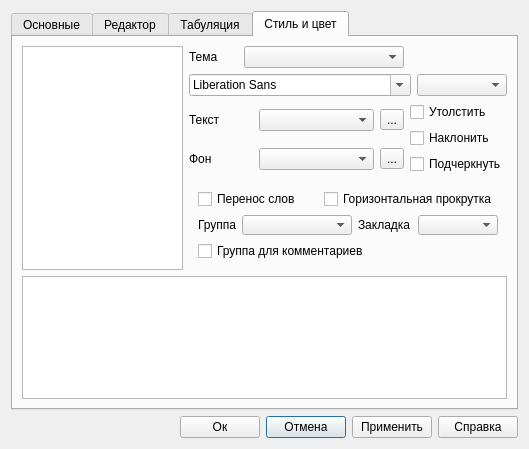
<?xml version="1.0" encoding="UTF-8"?>
<ui version="4.0">
 <class>ViewPreferencesDialog</class>
 <widget class="QDialog" name="ViewPreferencesDialog">
  <property name="geometry">
   <rect>
    <x>0</x>
    <y>0</y>
    <width>499</width>
    <height>449</height>
   </rect>
  </property>
  <property name="windowTitle">
   <string>Настройки</string>
  </property>
  <layout class="QGridLayout" name="gridLayout">
   <item row="1" column="2">
    <widget class="QPushButton" name="buttonCancel">
     <property name="text">
      <string>Отмена</string>
     </property>
    </widget>
   </item>
   <item row="1" column="3">
    <widget class="QPushButton" name="buttonApply">
     <property name="text">
      <string>Применить</string>
     </property>
    </widget>
   </item>
   <item row="1" column="4">
    <widget class="QPushButton" name="buttonHelp">
     <property name="text">
      <string>Справка</string>
     </property>
    </widget>
   </item>
   <item row="1" column="0">
    <spacer name="horizontalSpacer">
     <property name="orientation">
      <enum>Qt::Horizontal</enum>
     </property>
     <property name="sizeHint" stdset="0">
      <size>
       <width>149</width>
       <height>20</height>
      </size>
     </property>
    </spacer>
   </item>
   <item row="1" column="1">
    <widget class="QPushButton" name="buttonOk">
     <property name="text">
      <string>Ок</string>
     </property>
    </widget>
   </item>
   <item row="0" column="0" colspan="5">
    <widget class="QTabWidget" name="tabWidget">
     <property name="currentIndex">
      <number>3</number>
     </property>
     <widget class="QWidget" name="tab_1">
      <property name="accessibleName">
       <string/>
      </property>
      <attribute name="title">
       <string>Основные</string>
      </attribute>
      <layout class="QGridLayout" name="gridLayout_2">
       <item row="0" column="0">
        <layout class="QVBoxLayout" name="verticalLayout_2">
         <item>
          <widget class="QGroupBox" name="groupBox">
           <property name="title">
            <string>Привязка к расширению</string>
           </property>
           <widget class="QCheckBox" name="checkBox">
            <property name="geometry">
             <rect>
              <x>10</x>
              <y>20</y>
              <width>281</width>
              <height>17</height>
             </rect>
            </property>
            <property name="text">
             <string>Установить привязку для файла проекта (*.rdox)</string>
            </property>
           </widget>
           <widget class="QCheckBox" name="checkBox_2">
            <property name="geometry">
             <rect>
              <x>10</x>
              <y>40</y>
              <width>141</width>
              <height>17</height>
             </rect>
            </property>
            <property name="text">
             <string>Проверять в будущем</string>
            </property>
           </widget>
          </widget>
         </item>
         <item>
          <spacer name="verticalSpacer_3">
           <property name="orientation">
            <enum>Qt::Vertical</enum>
           </property>
           <property name="sizeType">
            <enum>QSizePolicy::Maximum</enum>
           </property>
           <property name="sizeHint" stdset="0">
            <size>
             <width>20</width>
             <height>10</height>
            </size>
           </property>
          </spacer>
         </item>
         <item>
          <widget class="QCheckBox" name="checkBox_3">
           <property name="text">
            <string>Открывать последний проект при старте</string>
           </property>
          </widget>
         </item>
         <item>
          <widget class="QCheckBox" name="checkBox_4">
           <property name="text">
            <string>Показывать полное имя проекта в заголовке</string>
           </property>
          </widget>
         </item>
        </layout>
       </item>
       <item row="1" column="0">
        <spacer name="verticalSpacer_2">
         <property name="orientation">
          <enum>Qt::Vertical</enum>
         </property>
         <property name="sizeType">
          <enum>QSizePolicy::Minimum</enum>
         </property>
         <property name="sizeHint" stdset="0">
          <size>
           <width>20</width>
           <height>220</height>
          </size>
         </property>
        </spacer>
       </item>
      </layout>
     </widget>
     <widget class="QWidget" name="tab_2">
      <attribute name="title">
       <string>Редактор</string>
      </attribute>
      <layout class="QVBoxLayout" name="verticalLayout">
       <item>
        <layout class="QHBoxLayout" name="horizontalLayout">
         <item>
          <widget class="QGroupBox" name="groupBoxAutoComplete">
           <property name="sizePolicy">
            <sizepolicy hsizetype="Expanding" vsizetype="Expanding">
             <horstretch>0</horstretch>
             <verstretch>0</verstretch>
            </sizepolicy>
           </property>
           <property name="minimumSize">
            <size>
             <width>200</width>
             <height>100</height>
            </size>
           </property>
           <property name="title">
            <string>Авто-завершение</string>
           </property>
           <widget class="QCheckBox" name="checkBoxCodeCompUse">
            <property name="geometry">
             <rect>
              <x>10</x>
              <y>20</y>
              <width>171</width>
              <height>17</height>
             </rect>
            </property>
            <property name="sizePolicy">
             <sizepolicy hsizetype="Expanding" vsizetype="Fixed">
              <horstretch>0</horstretch>
              <verstretch>0</verstretch>
             </sizepolicy>
            </property>
            <property name="text">
             <string>Включить</string>
            </property>
           </widget>
           <widget class="QRadioButton" name="radioButtonFullList">
            <property name="geometry">
             <rect>
              <x>20</x>
              <y>50</y>
              <width>131</width>
              <height>17</height>
             </rect>
            </property>
            <property name="text">
             <string>Полный список</string>
            </property>
           </widget>
           <widget class="QRadioButton" name="radioButtonNearestWords">
            <property name="geometry">
             <rect>
              <x>20</x>
              <y>70</y>
              <width>171</width>
              <height>17</height>
             </rect>
            </property>
            <property name="sizePolicy">
             <sizepolicy hsizetype="Expanding" vsizetype="Fixed">
              <horstretch>0</horstretch>
              <verstretch>0</verstretch>
             </sizepolicy>
            </property>
            <property name="text">
             <string>Только ближайшие слова</string>
            </property>
           </widget>
          </widget>
         </item>
         <item>
          <widget class="QGroupBox" name="groupBoxLeft">
           <property name="sizePolicy">
            <sizepolicy hsizetype="Expanding" vsizetype="Expanding">
             <horstretch>0</horstretch>
             <verstretch>0</verstretch>
            </sizepolicy>
           </property>
           <property name="minimumSize">
            <size>
             <width>200</width>
             <height>100</height>
            </size>
           </property>
           <property name="title">
            <string>Слева</string>
           </property>
           <widget class="QCheckBox" name="checkBoxMarginFold">
            <property name="geometry">
             <rect>
              <x>10</x>
              <y>20</y>
              <width>281</width>
              <height>17</height>
             </rect>
            </property>
            <property name="text">
             <string>Выводить группы</string>
            </property>
           </widget>
           <widget class="QCheckBox" name="checkBoxMarginBookmark">
            <property name="geometry">
             <rect>
              <x>10</x>
              <y>40</y>
              <width>281</width>
              <height>17</height>
             </rect>
            </property>
            <property name="text">
             <string>Выводить закладки</string>
            </property>
           </widget>
           <widget class="QCheckBox" name="checkBoxMarginLineNum">
            <property name="geometry">
             <rect>
              <x>10</x>
              <y>60</y>
              <width>301</width>
              <height>21</height>
             </rect>
            </property>
            <property name="sizePolicy">
             <sizepolicy hsizetype="Expanding" vsizetype="Fixed">
              <horstretch>0</horstretch>
              <verstretch>0</verstretch>
             </sizepolicy>
            </property>
            <property name="text">
             <string>Выводить номера строк</string>
            </property>
           </widget>
          </widget>
         </item>
        </layout>
       </item>
       <item>
        <spacer name="verticalSpacer">
         <property name="orientation">
          <enum>Qt::Vertical</enum>
         </property>
         <property name="sizeType">
          <enum>QSizePolicy::Expanding</enum>
         </property>
         <property name="sizeHint" stdset="0">
          <size>
           <width>20</width>
           <height>173</height>
          </size>
         </property>
        </spacer>
       </item>
      </layout>
     </widget>
     <widget class="QWidget" name="tab_3">
      <attribute name="title">
       <string>Табуляция</string>
      </attribute>
      <layout class="QGridLayout" name="gridLayout_3">
       <item row="0" column="0">
        <widget class="QGroupBox" name="groupBox_2">
         <property name="title">
          <string/>
         </property>
         <layout class="QGridLayout" name="gridLayout_4">
          <item row="0" column="0">
           <layout class="QHBoxLayout" name="horizontalLayout_4">
            <item>
             <layout class="QVBoxLayout" name="verticalLayout_3">
              <property name="sizeConstraint">
               <enum>QLayout::SetMinimumSize</enum>
              </property>
              <item>
               <layout class="QHBoxLayout" name="horizontalLayout_2">
                <item>
                 <widget class="QLabel" name="label">
                  <property name="sizePolicy">
                   <sizepolicy hsizetype="Fixed" vsizetype="Preferred">
                    <horstretch>0</horstretch>
                    <verstretch>0</verstretch>
                   </sizepolicy>
                  </property>
                  <property name="text">
                   <string>Размер табуляции</string>
                  </property>
                 </widget>
                </item>
                <item>
                 <spacer name="horizontalSpacer_3">
                  <property name="orientation">
                   <enum>Qt::Horizontal</enum>
                  </property>
                  <property name="sizeHint" stdset="0">
                   <size>
                    <width>40</width>
                    <height>20</height>
                   </size>
                  </property>
                 </spacer>
                </item>
                <item>
                 <widget class="QLineEdit" name="lineEdit">
                  <property name="sizePolicy">
                   <sizepolicy hsizetype="Fixed" vsizetype="Fixed">
                    <horstretch>0</horstretch>
                    <verstretch>0</verstretch>
                   </sizepolicy>
                  </property>
                  <property name="maximumSize">
                   <size>
                    <width>70</width>
                    <height>16777215</height>
                   </size>
                  </property>
                 </widget>
                </item>
               </layout>
              </item>
              <item>
               <layout class="QHBoxLayout" name="horizontalLayout_3">
                <item>
                 <widget class="QLabel" name="label_2">
                  <property name="text">
                   <string>Размер отступа</string>
                  </property>
                 </widget>
                </item>
                <item>
                 <spacer name="horizontalSpacer_2">
                  <property name="orientation">
                   <enum>Qt::Horizontal</enum>
                  </property>
                  <property name="sizeHint" stdset="0">
                   <size>
                    <width>40</width>
                    <height>20</height>
                   </size>
                  </property>
                 </spacer>
                </item>
                <item>
                 <widget class="QLineEdit" name="lineEdit_2">
                  <property name="minimumSize">
                   <size>
                    <width>70</width>
                    <height>0</height>
                   </size>
                  </property>
                  <property name="maximumSize">
                   <size>
                    <width>70</width>
                    <height>16777215</height>
                   </size>
                  </property>
                 </widget>
                </item>
               </layout>
              </item>
             </layout>
            </item>
            <item>
             <layout class="QVBoxLayout" name="verticalLayout_4">
              <item>
               <widget class="QCheckBox" name="checkBox_5">
                <property name="text">
                 <string>Использовать символ табуляции (не пробел)</string>
                </property>
               </widget>
              </item>
              <item>
               <widget class="QCheckBox" name="checkBox_6">
                <property name="text">
                 <string>Отступ через табуляцию</string>
                </property>
               </widget>
              </item>
             </layout>
            </item>
           </layout>
          </item>
          <item row="1" column="0">
           <layout class="QVBoxLayout" name="verticalLayout_6">
            <item>
             <layout class="QVBoxLayout" name="verticalLayout_5">
              <item>
               <widget class="QRadioButton" name="radioButton">
                <property name="text">
                 <string>Стирать табуляцией</string>
                </property>
               </widget>
              </item>
              <item>
               <widget class="QRadioButton" name="radioButton_2">
                <property name="text">
                 <string>Стирать отступом</string>
                </property>
               </widget>
              </item>
             </layout>
            </item>
            <item>
             <widget class="QCheckBox" name="checkBox_7">
              <property name="text">
               <string>Авто-отступ</string>
              </property>
             </widget>
            </item>
           </layout>
          </item>
         </layout>
        </widget>
       </item>
       <item row="1" column="0">
        <spacer name="verticalSpacer_4">
         <property name="orientation">
          <enum>Qt::Vertical</enum>
         </property>
         <property name="sizeType">
          <enum>QSizePolicy::Minimum</enum>
         </property>
         <property name="sizeHint" stdset="0">
          <size>
           <width>20</width>
           <height>180</height>
          </size>
         </property>
        </spacer>
       </item>
      </layout>
     </widget>
     <widget class="QWidget" name="tab_4">
      <attribute name="title">
       <string>Стиль и цвет</string>
      </attribute>
      <layout class="QGridLayout" name="gridLayout_5">
       <item row="4" column="1" colspan="2">
        <widget class="QStackedWidget" name="stackedWidget">
         <property name="minimumSize">
          <size>
           <width>0</width>
           <height>90</height>
          </size>
         </property>
         <property name="currentIndex">
          <number>1</number>
         </property>
         <widget class="QWidget" name="pageRoot">
          <layout class="QGridLayout" name="gridLayout_7">
           <item row="1" column="0">
            <layout class="QHBoxLayout" name="horizontalLayout_15">
             <item>
              <widget class="QLabel" name="label_12">
               <property name="text">
                <string>Показать как</string>
               </property>
              </widget>
             </item>
             <item>
              <widget class="QComboBox" name="comboBox_11">
               <property name="minimumSize">
                <size>
                 <width>100</width>
                 <height>0</height>
                </size>
               </property>
              </widget>
             </item>
             <item>
              <spacer name="horizontalSpacer_7">
               <property name="orientation">
                <enum>Qt::Horizontal</enum>
               </property>
               <property name="sizeHint" stdset="0">
                <size>
                 <width>40</width>
                 <height>20</height>
                </size>
               </property>
              </spacer>
             </item>
            </layout>
           </item>
           <item row="0" column="0">
            <spacer name="verticalSpacer_5">
             <property name="orientation">
              <enum>Qt::Vertical</enum>
             </property>
             <property name="sizeHint" stdset="0">
              <size>
               <width>20</width>
               <height>40</height>
              </size>
             </property>
            </spacer>
           </item>
          </layout>
         </widget>
         <widget class="QWidget" name="pageText">
          <layout class="QGridLayout" name="gridLayout_6">
           <item row="0" column="0">
            <layout class="QHBoxLayout" name="horizontalLayout_9">
             <item>
              <widget class="QCheckBox" name="checkBox_14">
               <property name="text">
                <string>Перенос слов</string>
               </property>
              </widget>
             </item>
             <item>
              <widget class="QCheckBox" name="checkBox_15">
               <property name="text">
                <string>Горизонтальная прокрутка</string>
               </property>
              </widget>
             </item>
            </layout>
           </item>
           <item row="1" column="0">
            <layout class="QHBoxLayout" name="horizontalLayout_16">
             <item>
              <layout class="QHBoxLayout" name="horizontalLayout_17">
               <item>
                <widget class="QLabel" name="label_9">
                 <property name="text">
                  <string>Группа</string>
                 </property>
                </widget>
               </item>
               <item>
                <widget class="QComboBox" name="comboBox_9">
                 <property name="minimumSize">
                  <size>
                   <width>110</width>
                   <height>0</height>
                  </size>
                 </property>
                </widget>
               </item>
              </layout>
             </item>
             <item>
              <layout class="QHBoxLayout" name="horizontalLayout_18">
               <item>
                <widget class="QLabel" name="label_11">
                 <property name="text">
                  <string>Закладка</string>
                 </property>
                </widget>
               </item>
               <item>
                <widget class="QComboBox" name="comboBox_10">
                 <property name="minimumSize">
                  <size>
                   <width>80</width>
                   <height>0</height>
                  </size>
                 </property>
                </widget>
               </item>
              </layout>
             </item>
            </layout>
           </item>
           <item row="2" column="0">
            <widget class="QCheckBox" name="checkBox_13">
             <property name="text">
              <string>Группа для комментариев</string>
             </property>
            </widget>
           </item>
          </layout>
         </widget>
         <widget class="QWidget" name="pageCompile">
          <layout class="QGridLayout" name="gridLayout_8">
           <item row="0" column="0">
            <layout class="QHBoxLayout" name="horizontalLayout_19">
             <item>
              <widget class="QCheckBox" name="checkBox_16">
               <property name="text">
                <string>Перенос слов</string>
               </property>
              </widget>
             </item>
             <item>
              <widget class="QCheckBox" name="checkBox_17">
               <property name="text">
                <string>Горизонтальная прокрутка</string>
               </property>
              </widget>
             </item>
            </layout>
           </item>
           <item row="2" column="0">
            <spacer name="verticalSpacer_6">
             <property name="orientation">
              <enum>Qt::Vertical</enum>
             </property>
             <property name="sizeHint" stdset="0">
              <size>
               <width>20</width>
               <height>40</height>
              </size>
             </property>
            </spacer>
           </item>
           <item row="1" column="0">
            <widget class="QCheckBox" name="checkBox_18">
             <property name="text">
              <string>Вывод предупреждений</string>
             </property>
            </widget>
           </item>
          </layout>
         </widget>
         <widget class="QWidget" name="pageDebug">
          <layout class="QGridLayout" name="gridLayout_9">
           <item row="0" column="0">
            <layout class="QHBoxLayout" name="horizontalLayout_20">
             <item>
              <widget class="QCheckBox" name="checkBox_19">
               <property name="text">
                <string>Перенос слов</string>
               </property>
              </widget>
             </item>
             <item>
              <widget class="QCheckBox" name="checkBox_20">
               <property name="text">
                <string>Горизонтальная прокрутка</string>
               </property>
              </widget>
             </item>
            </layout>
           </item>
           <item row="1" column="0">
            <spacer name="verticalSpacer_7">
             <property name="orientation">
              <enum>Qt::Vertical</enum>
             </property>
             <property name="sizeHint" stdset="0">
              <size>
               <width>20</width>
               <height>40</height>
              </size>
             </property>
            </spacer>
           </item>
          </layout>
         </widget>
         <widget class="QWidget" name="pageTrace">
          <layout class="QGridLayout" name="gridLayout_10">
           <item row="0" column="1">
            <layout class="QHBoxLayout" name="horizontalLayout_22">
             <item>
              <widget class="QLabel" name="label_14">
               <property name="text">
                <string>Горизонт. отступ</string>
               </property>
              </widget>
             </item>
             <item>
              <widget class="QLineEdit" name="lineEdit_4"/>
             </item>
            </layout>
           </item>
           <item row="0" column="0">
            <layout class="QHBoxLayout" name="horizontalLayout_21">
             <item>
              <widget class="QLabel" name="label_13">
               <property name="text">
                <string>Верт. отступ</string>
               </property>
              </widget>
             </item>
             <item>
              <widget class="QLineEdit" name="lineEdit_3"/>
             </item>
            </layout>
           </item>
           <item row="1" column="0">
            <spacer name="verticalSpacer_8">
             <property name="orientation">
              <enum>Qt::Vertical</enum>
             </property>
             <property name="sizeHint" stdset="0">
              <size>
               <width>20</width>
               <height>40</height>
              </size>
             </property>
            </spacer>
           </item>
          </layout>
         </widget>
         <widget class="QWidget" name="pageResult">
          <layout class="QGridLayout" name="gridLayout_11">
           <item row="0" column="0">
            <layout class="QHBoxLayout" name="horizontalLayout_23">
             <item>
              <widget class="QCheckBox" name="checkBox_21">
               <property name="text">
                <string>Перенос слов</string>
               </property>
              </widget>
             </item>
             <item>
              <widget class="QCheckBox" name="checkBox_22">
               <property name="text">
                <string>Горизонтальная прокрутка</string>
               </property>
              </widget>
             </item>
            </layout>
           </item>
           <item row="1" column="0">
            <spacer name="verticalSpacer_9">
             <property name="orientation">
              <enum>Qt::Vertical</enum>
             </property>
             <property name="sizeHint" stdset="0">
              <size>
               <width>20</width>
               <height>44</height>
              </size>
             </property>
            </spacer>
           </item>
          </layout>
         </widget>
         <widget class="QWidget" name="pageSearch">
          <layout class="QGridLayout" name="gridLayout_12">
           <item row="0" column="0">
            <layout class="QHBoxLayout" name="horizontalLayout_24">
             <item>
              <widget class="QCheckBox" name="checkBox_23">
               <property name="text">
                <string>Перенос слов</string>
               </property>
              </widget>
             </item>
             <item>
              <widget class="QCheckBox" name="checkBox_24">
               <property name="text">
                <string>Горизонтальная прокрутка</string>
               </property>
              </widget>
             </item>
            </layout>
           </item>
           <item row="1" column="0">
            <spacer name="verticalSpacer_10">
             <property name="orientation">
              <enum>Qt::Vertical</enum>
             </property>
             <property name="sizeHint" stdset="0">
              <size>
               <width>20</width>
               <height>44</height>
              </size>
             </property>
            </spacer>
           </item>
          </layout>
         </widget>
         <widget class="QWidget" name="pageChart">
          <layout class="QGridLayout" name="gridLayout_13">
           <item row="0" column="0">
            <layout class="QHBoxLayout" name="horizontalLayout_26">
             <item>
              <widget class="QLabel" name="label_15">
               <property name="text">
                <string>Заголовок</string>
               </property>
              </widget>
             </item>
             <item>
              <widget class="QComboBox" name="comboBox_12"/>
             </item>
            </layout>
           </item>
           <item row="0" column="1">
            <layout class="QHBoxLayout" name="horizontalLayout_27">
             <item>
              <spacer name="horizontalSpacer_8">
               <property name="orientation">
                <enum>Qt::Horizontal</enum>
               </property>
               <property name="sizeHint" stdset="0">
                <size>
                 <width>40</width>
                 <height>20</height>
                </size>
               </property>
              </spacer>
             </item>
             <item>
              <widget class="QLabel" name="label_16">
               <property name="text">
                <string>Легенда</string>
               </property>
              </widget>
             </item>
             <item>
              <widget class="QComboBox" name="comboBox_13"/>
             </item>
            </layout>
           </item>
           <item row="1" column="0" colspan="2">
            <layout class="QHBoxLayout" name="horizontalLayout_25">
             <item>
              <widget class="QLabel" name="label_17">
               <property name="text">
                <string>Минимальный интервал между значениями</string>
               </property>
              </widget>
             </item>
             <item>
              <widget class="QLineEdit" name="lineEdit_5">
               <property name="maximumSize">
                <size>
                 <width>50</width>
                 <height>16777215</height>
                </size>
               </property>
              </widget>
             </item>
            </layout>
           </item>
           <item row="0" column="2">
            <spacer name="horizontalSpacer_6">
             <property name="orientation">
              <enum>Qt::Horizontal</enum>
             </property>
             <property name="sizeHint" stdset="0">
              <size>
               <width>40</width>
               <height>20</height>
              </size>
             </property>
            </spacer>
           </item>
          </layout>
         </widget>
         <widget class="QWidget" name="pageAnimation"/>
        </widget>
       </item>
       <item row="0" column="1">
        <layout class="QHBoxLayout" name="horizontalLayout_7">
         <item>
          <widget class="QLabel" name="label_3">
           <property name="text">
            <string>Тема</string>
           </property>
          </widget>
         </item>
         <item>
          <spacer name="horizontalSpacer_4">
           <property name="orientation">
            <enum>Qt::Horizontal</enum>
           </property>
           <property name="sizeHint" stdset="0">
            <size>
             <width>13</width>
             <height>17</height>
            </size>
           </property>
          </spacer>
         </item>
         <item>
          <widget class="QComboBox" name="comboBox">
           <property name="minimumSize">
            <size>
             <width>160</width>
             <height>0</height>
            </size>
           </property>
          </widget>
         </item>
        </layout>
       </item>
       <item row="1" column="1" colspan="2">
        <layout class="QHBoxLayout" name="horizontalLayout_8">
         <item>
          <widget class="QFontComboBox" name="fontComboBox">
           <property name="minimumSize">
            <size>
             <width>200</width>
             <height>0</height>
            </size>
           </property>
          </widget>
         </item>
         <item>
          <widget class="QComboBox" name="comboBox_3">
           <property name="minimumSize">
            <size>
             <width>90</width>
             <height>0</height>
            </size>
           </property>
          </widget>
         </item>
        </layout>
       </item>
       <item row="2" column="1">
        <layout class="QHBoxLayout" name="horizontalLayout_5">
         <item>
          <widget class="QLabel" name="label_4">
           <property name="text">
            <string>Текст</string>
           </property>
          </widget>
         </item>
         <item>
          <widget class="QComboBox" name="comboBox_2">
           <property name="minimumSize">
            <size>
             <width>115</width>
             <height>0</height>
            </size>
           </property>
          </widget>
         </item>
         <item>
          <widget class="QToolButton" name="toolButton">
           <property name="text">
            <string>...</string>
           </property>
          </widget>
         </item>
        </layout>
       </item>
       <item row="0" column="0" rowspan="5">
        <widget class="QTreeWidget" name="treeWidget">
         <property name="horizontalScrollBarPolicy">
          <enum>Qt::ScrollBarAsNeeded</enum>
         </property>
         <attribute name="headerVisible">
          <bool>false</bool>
         </attribute>
         <column>
          <property name="text">
           <string/>
          </property>
         </column>
        </widget>
       </item>
       <item row="5" column="0" colspan="3">
        <widget class="QTextBrowser" name="textBrowser"/>
       </item>
       <item row="2" column="2" rowspan="2">
        <layout class="QVBoxLayout" name="verticalLayout_7">
         <item>
          <widget class="QCheckBox" name="checkBox_8">
           <property name="text">
            <string>Утолстить</string>
           </property>
          </widget>
         </item>
         <item>
          <widget class="QCheckBox" name="checkBox_9">
           <property name="text">
            <string>Наклонить</string>
           </property>
          </widget>
         </item>
         <item>
          <widget class="QCheckBox" name="checkBox_10">
           <property name="text">
            <string>Подчеркнуть</string>
           </property>
          </widget>
         </item>
        </layout>
       </item>
       <item row="3" column="1">
        <layout class="QHBoxLayout" name="horizontalLayout_6">
         <item>
          <widget class="QLabel" name="label_5">
           <property name="text">
            <string>Фон</string>
           </property>
          </widget>
         </item>
         <item>
          <widget class="QComboBox" name="comboBox_4">
           <property name="minimumSize">
            <size>
             <width>115</width>
             <height>0</height>
            </size>
           </property>
          </widget>
         </item>
         <item>
          <widget class="QToolButton" name="toolButton_2">
           <property name="text">
            <string>...</string>
           </property>
          </widget>
         </item>
        </layout>
       </item>
      </layout>
     </widget>
    </widget>
   </item>
  </layout>
 </widget>
 <resources/>
 <connections/>
</ui>
